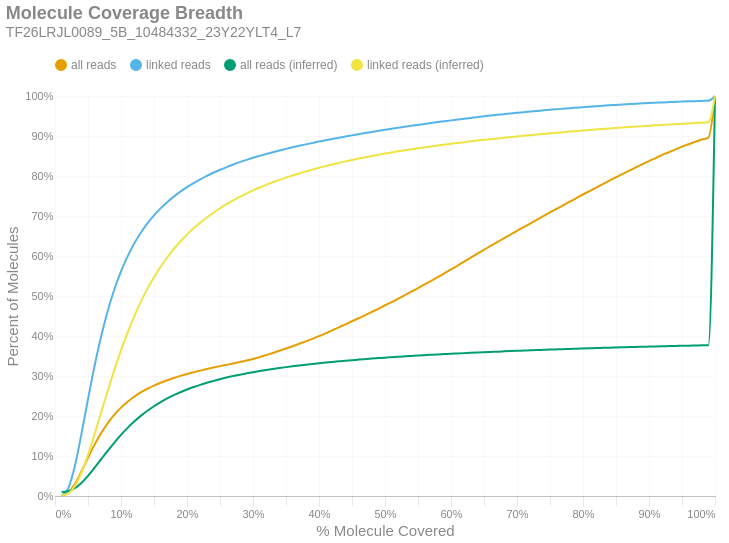

The notebook cell saved with this chart:
### Markdown cell above
### Molecule Read Coverage
This chart shows molecule coverage breadth as computed by the number of bases aligned to that molecule. In other words, "*how much of each unique long molecule is actually sequenced/aligned?*" Keep in mind there is a distinction between sequences and alignments, since some sequences belonging to a particular molecule may not align well and wouldn't appear in the alignment data. This chart also shows molecule coverage breadth as computed by the *inferred fragment* from which the aligned sequences originate. Unlike read coverage, this calculation takes into account the total insert size, including unsequenced gaps between the forward and reverse reads. Like the previous figures, these are cumulative percents.

### Code cell
if SKIPLR:
    print_html(f"Skipped")
else:
    binned_df = consolidated_hist(valids['coverage_bp'], mask, 0.01, True)
    binned_df_inf = consolidated_hist(valids['coverage_inserts'], mask, 0.01, True)
    binned_df = binned_df.with_columns(pl.lit(binned_df_inf['all reads (cumsum)']).alias('all reads (inferred)'))
    binned_df = binned_df.with_columns(pl.lit(binned_df_inf['linked reads (cumsum)']).alias('linked reads (inferred)'))
    binned_df = binned_df.with_columns(
        (pl.col('bin').cast(pl.Float64) + 0.01).alias('right_edge')
    )

    with SafeRender(binned_df):
        (
            density_plot(binned_df, 'Molecule Coverage Breadth', samplename, 'molcov', ['all reads (inferred)','linked reads (inferred)'])
            .encode(
                #x=alt.X('bin:Q', title="% Molecule Covered").axis(format = '%').scale(padding=0),
                x=alt.X('right_edge:Q', title="% Molecule Covered").axis(format='%').scale(padding=0),
                y=alt.Y('value:Q', title='Percent of Molecules')
                    .axis(format='%')
                    .stack(False)
                    .scale(domainMin=0, padding=0),
                color=alt.Color("key:N").scale(domain = ["all reads", "linked reads", "all reads (inferred)", "linked reads (inferred)"]),
                tooltip = [
                    alt.Tooltip("key:N", title = "Data Type"),
                    alt.Tooltip("range_label:N", title="% Molecule Covered"),
                    alt.Tooltip("value:Q", format = ".2%", title="% Molecules")
                ]
            )
        ).display()

### Figure 1 — Vega-Lite specification as saved in the notebook (floating-point values rounded to 4 significant figures)
{"width": "container", "height": 400, "config": {"title": {"anchor": "start", "dy": -15, "fontSize": 18, "color": "#888888", "subtitleColor": "#888888", "subtitleFontSize": 14}, "arc": {"fill": "#0072B2"}, "axis": {"domainColor": "#888888", "domainWidth": 0.5, "gridWidth": 0.2, "grid": false, "titleFontWeight": 400, "titleFontSize": 15, "labelFontSize": 11, "labelColor": "#888888", "tickColor": "#888888", "tickWidth": 0.2, "titleColor": "#888888"}, "axisBand": {"grid": false}, "axisX": {"grid": true, "tickSize": 10, "domainCap": "round"}, "axisY": {"domain": false, "grid": true, "tickSize": 0, "domainCap": "round"}, "background": "transparent", "header": {"labelFontSize": 15, "labelColor": "#888888", "titleFontSize": 15, "titleFontWeight": 600, "titleColor": "#888888"}, "legend": {"labelFont": "sans-serif", "labelFontSize": 12, "labelColor": "#888888", "symbolSize": 100, "symbolType": "circle", "titleFontSize": 12, "titlePadding": 10, "titleColor": "#888888", "title": null, "orient": "top"}, "range": {"category": ["#E69F00", "#56B4E9", "#009E73", "#F0E442", "#0072B2", "#D55E00", "#CC79A7", "#000000"], "diverging": ["#cfe8f3", "#a2d4ec", "#73bfe2", "#46abdb", "#1696d2", "#12719e"]}, "area": {"fill": "#0072B2", "fillOpacity": 0.7, "line": true, "strokeOpacity": 0.7}, "line": {"color": "#0072B2", "stroke": "#0072B2", "strokeWidth": 2}, "trail": {"color": "#0072B2", "stroke": "#0072B2", "strokeWidth": 0, "size": 1}, "point": {"filled": true, "fillOpacity": 1.0, "size": 95}, "text": {"color": "#888888", "fontSize": 11, "align": "right", "fontWeight": 400, "size": 11}, "bar": {"fill": "#0072B2", "stroke": null}, "view": {"stroke": null, "continuousWidth": 660, "continuousHeight": 400}}, "data": {"name": "data-00094920a02b73c496523133a70be542"}, "mark": {"type": "line", "interpolate": "monotone", "point": {"opacity": 0, "size": 275}}, "encoding": {"color": {"field": "key", "scale": {"domain": ["all reads", "linked reads", "all reads (inferred)", "linked reads (inferred)"]}, "type": "nominal"}, "tooltip": [{"field": "key", "title": "Data Type", "type": "nominal"}, {"field": "range_label", "title": "% Molecule Covered", "type": "nominal"}, {"field": "value", "format": ".2%", "title": "% Molecules", "type": "quantitative"}], "x": {"axis": {"format": "%"}, "field": "right_edge", "scale": {"padding": 0}, "title": "% Molecule Covered", "type": "quantitative"}, "y": {"axis": {"format": "%"}, "field": "value", "scale": {"domainMin": 0, "padding": 0}, "stack": false, "title": "Percent of Molecules", "type": "quantitative"}}, "params": [{"name": "param_c36ac31b6afebe62", "select": {"type": "point", "fields": ["key"]}, "bind": "legend"}], "title": {"text": "Molecule Coverage Breadth", "subtitle": "TF26LRJL0089_5B_10484332_23Y22YLT4_L7"}, "transform": [{"fold": ["all reads (cumsum)", "linked reads (cumsum)", "all reads (inferred)", "linked reads (inferred)"]}, {"calculate": "replace(datum.key, ' (cumsum)', '')", "as": "key"}, {"filter": {"param": "param_c36ac31b6afebe62"}}], "usermeta": {"embedOptions": {"downloadFileName": "TF26LRJL0089_5B_10484332_23Y22YLT4_L7.molcov"}}, "$schema": "https://vega.github.io/schema/vega-lite/v6.4.1.json", "datasets": {"data-00094920a02b73c496523133a70be542": [{"bin": "0.0", "interval": "0.0-0.01", "all reads": 0.0002971, "linked reads": 0.0005702, "all reads (cumsum)": 0.0002971, "linked reads (cumsum)": 0.0005702, "range_label": "0.0-0.01", "all reads (inferred)": 0.009888, "linked reads (inferred)": 0.001343, "right_edge": 0.01}, {"bin": "0.01", "interval": "0.01-0.02", "all reads": 0.007477, "linked reads": 0.01839, "all reads (cumsum)": 0.007774, "linked reads (cumsum)": 0.01896, "range_label": "0.01-0.02", "all reads (inferred)": 0.01202, "linked reads (inferred)": 0.006221, "right_edge": 0.02}, {"bin": "0.02", "interval": "0.02-0.03", "all reads": 0.02189, "linked reads": 0.05519, "all reads (cumsum)": 0.02966, "linked reads (cumsum)": 0.07415, "range_label": "0.02-0.03", "all reads (inferred)": 0.01947, "linked reads (inferred)": 0.02468, "right_edge": 0.03}, {"bin": "0.03", "interval": "0.03-0.04", "all reads": 0.03168, "linked reads": 0.08054, "all reads (cumsum)": 0.06134, "linked reads (cumsum)": 0.1547, "range_label": "0.03-0.04", "all reads (inferred)": 0.03258, "linked reads (inferred)": 0.05778, "right_edge": 0.04}, {"bin": "0.04", "interval": "0.04-0.05", "all reads": 0.03422, "linked reads": 0.08717, "all reads (cumsum)": 0.09557, "linked reads (cumsum)": 0.2419, "range_label": "0.04-0.05", "all reads (inferred)": 0.05028, "linked reads (inferred)": 0.1027, "right_edge": 0.05}, {"bin": "0.05", "interval": "0.05-0.06", "all reads": 0.0328, "linked reads": 0.08363, "all reads (cumsum)": 0.1284, "linked reads (cumsum)": 0.3255, "range_label": "0.05-0.06", "all reads (inferred)": 0.0707, "linked reads (inferred)": 0.1546, "right_edge": 0.06}, {"bin": "0.06", "interval": "0.06-0.07", "all reads": 0.02906, "linked reads": 0.07411, "all reads (cumsum)": 0.1574, "linked reads (cumsum)": 0.3996, "range_label": "0.06-0.07", "all reads (inferred)": 0.09221, "linked reads (inferred)": 0.2095, "right_edge": 0.07}, {"bin": "0.07", "interval": "0.07-0.08", "all reads": 0.02496, "linked reads": 0.06366, "all reads (cumsum)": 0.1824, "linked reads (cumsum)": 0.4633, "range_label": "0.07-0.08", "all reads (inferred)": 0.1132, "linked reads (inferred)": 0.2631, "right_edge": 0.08}, {"bin": "0.08", "interval": "0.08-0.09", "all reads": 0.02098, "linked reads": 0.05349, "all reads (cumsum)": 0.2034, "linked reads (cumsum)": 0.5168, "range_label": "0.08-0.09", "all reads (inferred)": 0.1337, "linked reads (inferred)": 0.3152, "right_edge": 0.09}, {"bin": "0.09", "interval": "0.09-0.1", "all reads": 0.01763, "linked reads": 0.04494, "all reads (cumsum)": 0.221, "linked reads (cumsum)": 0.5617, "range_label": "0.09-0.1", "all reads (inferred)": 0.1528, "linked reads (inferred)": 0.364, "right_edge": 0.1}, {"bin": "0.1", "interval": "0.1-0.11", "all reads": 0.01471, "linked reads": 0.03744, "all reads (cumsum)": 0.2357, "linked reads (cumsum)": 0.5991, "range_label": "0.1-0.11", "all reads (inferred)": 0.1703, "linked reads (inferred)": 0.4086, "right_edge": 0.11}, {"bin": "0.11", "interval": "0.11-0.12", "all reads": 0.01254, "linked reads": 0.03188, "all reads (cumsum)": 0.2482, "linked reads (cumsum)": 0.631, "range_label": "0.11-0.12", "all reads (inferred)": 0.186, "linked reads (inferred)": 0.4488, "right_edge": 0.12}, {"bin": "0.12", "interval": "0.12-0.13", "all reads": 0.01067, "linked reads": 0.02708, "all reads (cumsum)": 0.2589, "linked reads (cumsum)": 0.6581, "range_label": "0.12-0.13", "all reads (inferred)": 0.2003, "linked reads (inferred)": 0.4852, "right_edge": 0.13}, {"bin": "0.13", "interval": "0.13-0.14", "all reads": 0.009186, "linked reads": 0.02322, "all reads (cumsum)": 0.2681, "linked reads (cumsum)": 0.6813, "range_label": "0.13-0.14", "all reads (inferred)": 0.2131, "linked reads (inferred)": 0.5178, "right_edge": 0.14}, {"bin": "0.14", "interval": "0.14-0.15", "all reads": 0.008031, "linked reads": 0.02018, "all reads (cumsum)": 0.2761, "linked reads (cumsum)": 0.7015, "range_label": "0.14-0.15", "all reads (inferred)": 0.2244, "linked reads (inferred)": 0.5468, "right_edge": 0.15}, {"bin": "0.15", "interval": "0.15-0.16", "all reads": 0.007042, "linked reads": 0.01758, "all reads (cumsum)": 0.2832, "linked reads (cumsum)": 0.7191, "range_label": "0.15-0.16", "all reads (inferred)": 0.2347, "linked reads (inferred)": 0.573, "right_edge": 0.16}, {"bin": "0.16", "interval": "0.16-0.17", "all reads": 0.006308, "linked reads": 0.01556, "all reads (cumsum)": 0.2895, "linked reads (cumsum)": 0.7346, "range_label": "0.16-0.17", "all reads (inferred)": 0.2438, "linked reads (inferred)": 0.5963, "right_edge": 0.17}, {"bin": "0.17", "interval": "0.17-0.18", "all reads": 0.005648, "linked reads": 0.01382, "all reads (cumsum)": 0.2951, "linked reads (cumsum)": 0.7485, "range_label": "0.17-0.18", "all reads (inferred)": 0.2521, "linked reads (inferred)": 0.6175, "right_edge": 0.18}, {"bin": "0.18", "interval": "0.18-0.19", "all reads": 0.00523, "linked reads": 0.01254, "all reads (cumsum)": 0.3004, "linked reads (cumsum)": 0.761, "range_label": "0.18-0.19", "all reads (inferred)": 0.2595, "linked reads (inferred)": 0.6362, "right_edge": 0.19}, {"bin": "0.19", "interval": "0.19-0.2", "all reads": 0.004719, "linked reads": 0.01118, "all reads (cumsum)": 0.3051, "linked reads (cumsum)": 0.7722, "range_label": "0.19-0.2", "all reads (inferred)": 0.2663, "linked reads (inferred)": 0.6535, "right_edge": 0.2}, {"bin": "0.2", "interval": "0.2-0.21", "all reads": 0.004312, "linked reads": 0.01014, "all reads (cumsum)": 0.3094, "linked reads (cumsum)": 0.7823, "range_label": "0.2-0.21", "all reads (inferred)": 0.2724, "linked reads (inferred)": 0.6691, "right_edge": 0.21}, {"bin": "0.21", "interval": "0.21-0.22", "all reads": 0.004049, "linked reads": 0.009292, "all reads (cumsum)": 0.3134, "linked reads (cumsum)": 0.7916, "range_label": "0.21-0.22", "all reads (inferred)": 0.2779, "linked reads (inferred)": 0.6833, "right_edge": 0.22}, {"bin": "0.22", "interval": "0.22-0.23", "all reads": 0.003901, "linked reads": 0.00864, "all reads (cumsum)": 0.3173, "linked reads (cumsum)": 0.8002, "range_label": "0.22-0.23", "all reads (inferred)": 0.2831, "linked reads (inferred)": 0.6964, "right_edge": 0.23}, {"bin": "0.23", "interval": "0.23-0.24", "all reads": 0.00373, "linked reads": 0.007884, "all reads (cumsum)": 0.3211, "linked reads (cumsum)": 0.8081, "range_label": "0.23-0.24", "all reads (inferred)": 0.2877, "linked reads (inferred)": 0.7082, "right_edge": 0.24}, {"bin": "0.24", "interval": "0.24-0.25", "all reads": 0.003568, "linked reads": 0.007398, "all reads (cumsum)": 0.3246, "linked reads (cumsum)": 0.8155, "range_label": "0.24-0.25", "all reads (inferred)": 0.2921, "linked reads (inferred)": 0.7193, "right_edge": 0.25}, {"bin": "0.25", "interval": "0.25-0.26", "all reads": 0.003335, "linked reads": 0.006826, "all reads (cumsum)": 0.328, "linked reads (cumsum)": 0.8224, "range_label": "0.25-0.26", "all reads (inferred)": 0.2961, "linked reads (inferred)": 0.7296, "right_edge": 0.26}, {"bin": "0.26", "interval": "0.26-0.27", "all reads": 0.003329, "linked reads": 0.00632, "all reads (cumsum)": 0.3313, "linked reads (cumsum)": 0.8287, "range_label": "0.26-0.27", "all reads (inferred)": 0.2998, "linked reads (inferred)": 0.7389, "right_edge": 0.27}, {"bin": "0.27", "interval": "0.27-0.28", "all reads": 0.003526, "linked reads": 0.005995, "all reads (cumsum)": 0.3348, "linked reads (cumsum)": 0.8347, "range_label": "0.27-0.28", "all reads (inferred)": 0.3033, "linked reads (inferred)": 0.7477, "right_edge": 0.28}, {"bin": "0.28", "interval": "0.28-0.29", "all reads": 0.003704, "linked reads": 0.005545, "all reads (cumsum)": 0.3385, "linked reads (cumsum)": 0.8402, "range_label": "0.28-0.29", "all reads (inferred)": 0.3065, "linked reads (inferred)": 0.756, "right_edge": 0.29}, {"bin": "0.29", "interval": "0.29-0.3", "all reads": 0.004041, "linked reads": 0.005262, "all reads (cumsum)": 0.3426, "linked reads (cumsum)": 0.8455, "range_label": "0.29-0.3", "all reads (inferred)": 0.3096, "linked reads (inferred)": 0.7639, "right_edge": 0.3}, {"bin": "0.3", "interval": "0.3-0.31", "all reads": 0.004489, "linked reads": 0.004877, "all reads (cumsum)": 0.3471, "linked reads (cumsum)": 0.8504, "range_label": "0.3-0.31", "all reads (inferred)": 0.3124, "linked reads (inferred)": 0.7712, "right_edge": 0.31}, {"bin": "0.31", "interval": "0.31-0.32", "all reads": 0.0051, "linked reads": 0.004715, "all reads (cumsum)": 0.3522, "linked reads (cumsum)": 0.8551, "range_label": "0.31-0.32", "all reads (inferred)": 0.3151, "linked reads (inferred)": 0.7779, "right_edge": 0.32}, {"bin": "0.32", "interval": "0.32-0.33", "all reads": 0.005358, "linked reads": 0.004485, "all reads (cumsum)": 0.3575, "linked reads (cumsum)": 0.8596, "range_label": "0.32-0.33", "all reads (inferred)": 0.3176, "linked reads (inferred)": 0.7844, "right_edge": 0.33}, {"bin": "0.33", "interval": "0.33-0.34", "all reads": 0.005496, "linked reads": 0.004256, "all reads (cumsum)": 0.363, "linked reads (cumsum)": 0.8638, "range_label": "0.33-0.34", "all reads (inferred)": 0.32, "linked reads (inferred)": 0.7903, "right_edge": 0.34}, {"bin": "0.34", "interval": "0.34-0.35", "all reads": 0.005678, "linked reads": 0.003987, "all reads (cumsum)": 0.3687, "linked reads (cumsum)": 0.8678, "range_label": "0.34-0.35", "all reads (inferred)": 0.3222, "linked reads (inferred)": 0.7959, "right_edge": 0.35}, {"bin": "0.35", "interval": "0.35-0.36", "all reads": 0.00585, "linked reads": 0.003994, "all reads (cumsum)": 0.3745, "linked reads (cumsum)": 0.8718, "range_label": "0.35-0.36", "all reads (inferred)": 0.3243, "linked reads (inferred)": 0.8013, "right_edge": 0.36}, {"bin": "0.36", "interval": "0.36-0.37", "all reads": 0.006007, "linked reads": 0.003722, "all reads (cumsum)": 0.3805, "linked reads (cumsum)": 0.8755, "range_label": "0.36-0.37", "all reads (inferred)": 0.3263, "linked reads (inferred)": 0.8064, "right_edge": 0.37}, {"bin": "0.37", "interval": "0.37-0.38", "all reads": 0.006076, "linked reads": 0.003562, "all reads (cumsum)": 0.3866, "linked reads (cumsum)": 0.8791, "range_label": "0.37-0.38", "all reads (inferred)": 0.3283, "linked reads (inferred)": 0.8113, "right_edge": 0.38}, {"bin": "0.38", "interval": "0.38-0.39", "all reads": 0.006313, "linked reads": 0.003477, "all reads (cumsum)": 0.3929, "linked reads (cumsum)": 0.8826, "range_label": "0.38-0.39", "all reads (inferred)": 0.3301, "linked reads (inferred)": 0.816, "right_edge": 0.39}, {"bin": "0.39", "interval": "0.39-0.4", "all reads": 0.006766, "linked reads": 0.003524, "all reads (cumsum)": 0.3997, "linked reads (cumsum)": 0.8861, "range_label": "0.39-0.4", "all reads (inferred)": 0.3319, "linked reads (inferred)": 0.8205, "right_edge": 0.4}, {"bin": "0.4", "interval": "0.4-0.41", "all reads": 0.007005, "linked reads": 0.003168, "all reads (cumsum)": 0.4067, "linked reads (cumsum)": 0.8892, "range_label": "0.4-0.41", "all reads (inferred)": 0.3335, "linked reads (inferred)": 0.8248, "right_edge": 0.41}, {"bin": "0.41", "interval": "0.41-0.42", "all reads": 0.007524, "linked reads": 0.003183, "all reads (cumsum)": 0.4142, "linked reads (cumsum)": 0.8924, "range_label": "0.41-0.42", "all reads (inferred)": 0.3351, "linked reads (inferred)": 0.8288, "right_edge": 0.42}, {"bin": "0.42", "interval": "0.42-0.43", "all reads": 0.007551, "linked reads": 0.003131, "all reads (cumsum)": 0.4218, "linked reads (cumsum)": 0.8956, "range_label": "0.42-0.43", "all reads (inferred)": 0.3367, "linked reads (inferred)": 0.8327, "right_edge": 0.43}, {"bin": "0.43", "interval": "0.43-0.44", "all reads": 0.007475, "linked reads": 0.003101, "all reads (cumsum)": 0.4293, "linked reads (cumsum)": 0.8987, "range_label": "0.43-0.44", "all reads (inferred)": 0.3382, "linked reads (inferred)": 0.8366, "right_edge": 0.44}, {"bin": "0.44", "interval": "0.44-0.45", "all reads": 0.00754, "linked reads": 0.002892, "all reads (cumsum)": 0.4368, "linked reads (cumsum)": 0.9016, "range_label": "0.44-0.45", "all reads (inferred)": 0.3396, "linked reads (inferred)": 0.8402, "right_edge": 0.45}, {"bin": "0.45", "interval": "0.45-0.46", "all reads": 0.007649, "linked reads": 0.002894, "all reads (cumsum)": 0.4444, "linked reads (cumsum)": 0.9044, "range_label": "0.45-0.46", "all reads (inferred)": 0.341, "linked reads (inferred)": 0.8436, "right_edge": 0.46}, {"bin": "0.46", "interval": "0.46-0.47", "all reads": 0.007717, "linked reads": 0.002892, "all reads (cumsum)": 0.4522, "linked reads (cumsum)": 0.9073, "range_label": "0.46-0.47", "all reads (inferred)": 0.3423, "linked reads (inferred)": 0.8468, "right_edge": 0.47}, {"bin": "0.47", "interval": "0.47-0.48", "all reads": 0.007989, "linked reads": 0.002796, "all reads (cumsum)": 0.4602, "linked reads (cumsum)": 0.9101, "range_label": "0.47-0.48", "all reads (inferred)": 0.3435, "linked reads (inferred)": 0.85, "right_edge": 0.48}, {"bin": "0.48", "interval": "0.48-0.49", "all reads": 0.007819, "linked reads": 0.00268, "all reads (cumsum)": 0.468, "linked reads (cumsum)": 0.9128, "range_label": "0.48-0.49", "all reads (inferred)": 0.3447, "linked reads (inferred)": 0.853, "right_edge": 0.49}, {"bin": "0.49", "interval": "0.49-0.5", "all reads": 0.008893, "linked reads": 0.002692, "all reads (cumsum)": 0.4769, "linked reads (cumsum)": 0.9155, "range_label": "0.49-0.5", "all reads (inferred)": 0.3459, "linked reads (inferred)": 0.8561, "right_edge": 0.5}, {"bin": "0.5", "interval": "0.5-0.51", "all reads": 0.007801, "linked reads": 0.002569, "all reads (cumsum)": 0.4847, "linked reads (cumsum)": 0.9181, "range_label": "0.5-0.51", "all reads (inferred)": 0.347, "linked reads (inferred)": 0.8588, "right_edge": 0.51}, {"bin": "0.51", "interval": "0.51-0.52", "all reads": 0.008765, "linked reads": 0.002532, "all reads (cumsum)": 0.4934, "linked reads (cumsum)": 0.9206, "range_label": "0.51-0.52", "all reads (inferred)": 0.3481, "linked reads (inferred)": 0.8616, "right_edge": 0.52}, {"bin": "0.52", "interval": "0.52-0.53", "all reads": 0.00857, "linked reads": 0.002421, "all reads (cumsum)": 0.502, "linked reads (cumsum)": 0.923, "range_label": "0.52-0.53", "all reads (inferred)": 0.3491, "linked reads (inferred)": 0.8642, "right_edge": 0.53}, {"bin": "0.53", "interval": "0.53-0.54", "all reads": 0.008908, "linked reads": 0.002351, "all reads (cumsum)": 0.5109, "linked reads (cumsum)": 0.9254, "range_label": "0.53-0.54", "all reads (inferred)": 0.3501, "linked reads (inferred)": 0.8667, "right_edge": 0.54}, {"bin": "0.54", "interval": "0.54-0.55", "all reads": 0.008862, "linked reads": 0.002318, "all reads (cumsum)": 0.5198, "linked reads (cumsum)": 0.9277, "range_label": "0.54-0.55", "all reads (inferred)": 0.3511, "linked reads (inferred)": 0.8692, "right_edge": 0.55}, {"bin": "0.55", "interval": "0.55-0.56", "all reads": 0.009189, "linked reads": 0.00234, "all reads (cumsum)": 0.529, "linked reads (cumsum)": 0.93, "range_label": "0.55-0.56", "all reads (inferred)": 0.352, "linked reads (inferred)": 0.8716, "right_edge": 0.56}, {"bin": "0.56", "interval": "0.56-0.57", "all reads": 0.009084, "linked reads": 0.002399, "all reads (cumsum)": 0.538, "linked reads (cumsum)": 0.9324, "range_label": "0.56-0.57", "all reads (inferred)": 0.353, "linked reads (inferred)": 0.8739, "right_edge": 0.57}, {"bin": "0.57", "interval": "0.57-0.58", "all reads": 0.009124, "linked reads": 0.002293, "all reads (cumsum)": 0.5472, "linked reads (cumsum)": 0.9347, "range_label": "0.57-0.58", "all reads (inferred)": 0.3538, "linked reads (inferred)": 0.8761, "right_edge": 0.58}, {"bin": "0.58", "interval": "0.58-0.59", "all reads": 0.009334, "linked reads": 0.002152, "all reads (cumsum)": 0.5565, "linked reads (cumsum)": 0.9369, "range_label": "0.58-0.59", "all reads (inferred)": 0.3547, "linked reads (inferred)": 0.8783, "right_edge": 0.59}, {"bin": "0.59", "interval": "0.59-0.6", "all reads": 0.009872, "linked reads": 0.002174, "all reads (cumsum)": 0.5664, "linked reads (cumsum)": 0.9391, "range_label": "0.59-0.6", "all reads (inferred)": 0.3556, "linked reads (inferred)": 0.8805, "right_edge": 0.6}, {"bin": "0.6", "interval": "0.6-0.61", "all reads": 0.009585, "linked reads": 0.002041, "all reads (cumsum)": 0.576, "linked reads (cumsum)": 0.9411, "range_label": "0.6-0.61", "all reads (inferred)": 0.3564, "linked reads (inferred)": 0.8825, "right_edge": 0.61}, {"bin": "0.61", "interval": "0.61-0.62", "all reads": 0.01019, "linked reads": 0.002109, "all reads (cumsum)": 0.5862, "linked reads (cumsum)": 0.9432, "range_label": "0.61-0.62", "all reads (inferred)": 0.3572, "linked reads (inferred)": 0.8846, "right_edge": 0.62}, {"bin": "0.62", "interval": "0.62-0.63", "all reads": 0.009836, "linked reads": 0.002027, "all reads (cumsum)": 0.596, "linked reads (cumsum)": 0.9452, "range_label": "0.62-0.63", "all reads (inferred)": 0.358, "linked reads (inferred)": 0.8866, "right_edge": 0.63}, {"bin": "0.63", "interval": "0.63-0.64", "all reads": 0.009813, "linked reads": 0.001971, "all reads (cumsum)": 0.6058, "linked reads (cumsum)": 0.9472, "range_label": "0.63-0.64", "all reads (inferred)": 0.3588, "linked reads (inferred)": 0.8885, "right_edge": 0.64}, {"bin": "0.64", "interval": "0.64-0.65", "all reads": 0.009512, "linked reads": 0.001963, "all reads (cumsum)": 0.6153, "linked reads (cumsum)": 0.9492, "range_label": "0.64-0.65", "all reads (inferred)": 0.3595, "linked reads (inferred)": 0.8903, "right_edge": 0.65}, {"bin": "0.65", "interval": "0.65-0.66", "all reads": 0.009888, "linked reads": 0.001937, "all reads (cumsum)": 0.6252, "linked reads (cumsum)": 0.9511, "range_label": "0.65-0.66", "all reads (inferred)": 0.3602, "linked reads (inferred)": 0.8922, "right_edge": 0.66}, {"bin": "0.66", "interval": "0.66-0.67", "all reads": 0.009377, "linked reads": 0.001734, "all reads (cumsum)": 0.6346, "linked reads (cumsum)": 0.9528, "range_label": "0.66-0.67", "all reads (inferred)": 0.3609, "linked reads (inferred)": 0.894, "right_edge": 0.67}, {"bin": "0.67", "interval": "0.67-0.68", "all reads": 0.009663, "linked reads": 0.001719, "all reads (cumsum)": 0.6442, "linked reads (cumsum)": 0.9546, "range_label": "0.67-0.68", "all reads (inferred)": 0.3616, "linked reads (inferred)": 0.8956, "right_edge": 0.68}, {"bin": "0.68", "interval": "0.68-0.69", "all reads": 0.009373, "linked reads": 0.001711, "all reads (cumsum)": 0.6536, "linked reads (cumsum)": 0.9563, "range_label": "0.68-0.69", "all reads (inferred)": 0.3623, "linked reads (inferred)": 0.8973, "right_edge": 0.69}, {"bin": "0.69", "interval": "0.69-0.7", "all reads": 0.009449, "linked reads": 0.001692, "all reads (cumsum)": 0.6631, "linked reads (cumsum)": 0.958, "range_label": "0.69-0.7", "all reads (inferred)": 0.3629, "linked reads (inferred)": 0.8989, "right_edge": 0.7}, {"bin": "0.7", "interval": "0.7-0.71", "all reads": 0.009031, "linked reads": 0.001658, "all reads (cumsum)": 0.6721, "linked reads (cumsum)": 0.9596, "range_label": "0.7-0.71", "all reads (inferred)": 0.3635, "linked reads (inferred)": 0.9005, "right_edge": 0.71}, {"bin": "0.71", "interval": "0.71-0.72", "all reads": 0.009056, "linked reads": 0.001569, "all reads (cumsum)": 0.6811, "linked reads (cumsum)": 0.9612, "range_label": "0.71-0.72", "all reads (inferred)": 0.3642, "linked reads (inferred)": 0.9021, "right_edge": 0.72}, {"bin": "0.72", "interval": "0.72-0.73", "all reads": 0.009298, "linked reads": 0.001511, "all reads (cumsum)": 0.6904, "linked reads (cumsum)": 0.9627, "range_label": "0.72-0.73", "all reads (inferred)": 0.3648, "linked reads (inferred)": 0.9036, "right_edge": 0.73}, {"bin": "0.73", "interval": "0.73-0.74", "all reads": 0.009072, "linked reads": 0.001415, "all reads (cumsum)": 0.6995, "linked reads (cumsum)": 0.9641, "range_label": "0.73-0.74", "all reads (inferred)": 0.3654, "linked reads (inferred)": 0.9051, "right_edge": 0.74}, {"bin": "0.74", "interval": "0.74-0.75", "all reads": 0.009432, "linked reads": 0.001499, "all reads (cumsum)": 0.709, "linked reads (cumsum)": 0.9656, "range_label": "0.74-0.75", "all reads (inferred)": 0.366, "linked reads (inferred)": 0.9066, "right_edge": 0.75}, {"bin": "0.75", "interval": "0.75-0.76", "all reads": 0.008862, "linked reads": 0.001343, "all reads (cumsum)": 0.7178, "linked reads (cumsum)": 0.967, "range_label": "0.75-0.76", "all reads (inferred)": 0.3665, "linked reads (inferred)": 0.908, "right_edge": 0.76}, {"bin": "0.76", "interval": "0.76-0.77", "all reads": 0.008965, "linked reads": 0.001303, "all reads (cumsum)": 0.7268, "linked reads (cumsum)": 0.9683, "range_label": "0.76-0.77", "all reads (inferred)": 0.3671, "linked reads (inferred)": 0.9095, "right_edge": 0.77}, {"bin": "0.77", "interval": "0.77-0.78", "all reads": 0.008924, "linked reads": 0.001304, "all reads (cumsum)": 0.7357, "linked reads (cumsum)": 0.9696, "range_label": "0.77-0.78", "all reads (inferred)": 0.3677, "linked reads (inferred)": 0.911, "right_edge": 0.78}, {"bin": "0.78", "interval": "0.78-0.79", "all reads": 0.008805, "linked reads": 0.001268, "all reads (cumsum)": 0.7445, "linked reads (cumsum)": 0.9708, "range_label": "0.78-0.79", "all reads (inferred)": 0.3682, "linked reads (inferred)": 0.9123, "right_edge": 0.79}, {"bin": "0.79", "interval": "0.79-0.8", "all reads": 0.009254, "linked reads": 0.001272, "all reads (cumsum)": 0.7538, "linked reads (cumsum)": 0.9721, "range_label": "0.79-0.8", "all reads (inferred)": 0.3688, "linked reads (inferred)": 0.9136, "right_edge": 0.8}, {"bin": "0.8", "interval": "0.8-0.81", "all reads": 0.008619, "linked reads": 0.001206, "all reads (cumsum)": 0.7624, "linked reads (cumsum)": 0.9733, "range_label": "0.8-0.81", "all reads (inferred)": 0.3693, "linked reads (inferred)": 0.915, "right_edge": 0.81}, {"bin": "0.81", "interval": "0.81-0.82", "all reads": 0.00865, "linked reads": 0.001203, "all reads (cumsum)": 0.771, "linked reads (cumsum)": 0.9745, "range_label": "0.81-0.82", "all reads (inferred)": 0.3698, "linked reads (inferred)": 0.9163, "right_edge": 0.82}, {"bin": "0.82", "interval": "0.82-0.83", "all reads": 0.008865, "linked reads": 0.001114, "all reads (cumsum)": 0.7799, "linked reads (cumsum)": 0.9756, "range_label": "0.82-0.83", "all reads (inferred)": 0.3704, "linked reads (inferred)": 0.9176, "right_edge": 0.83}, {"bin": "0.83", "interval": "0.83-0.84", "all reads": 0.008593, "linked reads": 0.001117, "all reads (cumsum)": 0.7885, "linked reads (cumsum)": 0.9767, "range_label": "0.83-0.84", "all reads (inferred)": 0.3709, "linked reads (inferred)": 0.9189, "right_edge": 0.84}, {"bin": "0.84", "interval": "0.84-0.85", "all reads": 0.008364, "linked reads": 0.001006, "all reads (cumsum)": 0.7969, "linked reads (cumsum)": 0.9777, "range_label": "0.84-0.85", "all reads (inferred)": 0.3713, "linked reads (inferred)": 0.92, "right_edge": 0.85}, {"bin": "0.85", "interval": "0.85-0.86", "all reads": 0.008334, "linked reads": 0.001055, "all reads (cumsum)": 0.8052, "linked reads (cumsum)": 0.9788, "range_label": "0.85-0.86", "all reads (inferred)": 0.3718, "linked reads (inferred)": 0.9212, "right_edge": 0.86}, {"bin": "0.86", "interval": "0.86-0.87", "all reads": 0.008092, "linked reads": 0.0009486, "all reads (cumsum)": 0.8133, "linked reads (cumsum)": 0.9797, "range_label": "0.86-0.87", "all reads (inferred)": 0.3723, "linked reads (inferred)": 0.9224, "right_edge": 0.87}, {"bin": "0.87", "interval": "0.87-0.88", "all reads": 0.008195, "linked reads": 0.0009794, "all reads (cumsum)": 0.8215, "linked reads (cumsum)": 0.9807, "range_label": "0.87-0.88", "all reads (inferred)": 0.3727, "linked reads (inferred)": 0.9235, "right_edge": 0.88}, {"bin": "0.88", "interval": "0.88-0.89", "all reads": 0.007911, "linked reads": 0.0008508, "all reads (cumsum)": 0.8294, "linked reads (cumsum)": 0.9816, "range_label": "0.88-0.89", "all reads (inferred)": 0.3731, "linked reads (inferred)": 0.9246, "right_edge": 0.89}, {"bin": "0.89", "interval": "0.89-0.9", "all reads": 0.007956, "linked reads": 0.0008427, "all reads (cumsum)": 0.8373, "linked reads (cumsum)": 0.9824, "range_label": "0.89-0.9", "all reads (inferred)": 0.3736, "linked reads (inferred)": 0.9257, "right_edge": 0.9}, {"bin": "0.9", "interval": "0.9-0.91", "all reads": 0.007386, "linked reads": 0.0007853, "all reads (cumsum)": 0.8447, "linked reads (cumsum)": 0.9832, "range_label": "0.9-0.91", "all reads (inferred)": 0.374, "linked reads (inferred)": 0.9268, "right_edge": 0.91}, {"bin": "0.91", "interval": "0.91-0.92", "all reads": 0.008207, "linked reads": 0.0008104, "all reads (cumsum)": 0.8529, "linked reads (cumsum)": 0.984, "range_label": "0.91-0.92", "all reads (inferred)": 0.3744, "linked reads (inferred)": 0.9278, "right_edge": 0.92}, {"bin": "0.92", "interval": "0.92-0.93", "all reads": 0.006489, "linked reads": 0.0006818, "all reads (cumsum)": 0.8594, "linked reads (cumsum)": 0.9847, "range_label": "0.92-0.93", "all reads (inferred)": 0.3748, "linked reads (inferred)": 0.9287, "right_edge": 0.93}, {"bin": "0.93", "interval": "0.93-0.94", "all reads": 0.007011, "linked reads": 0.0006365, "all reads (cumsum)": 0.8664, "linked reads (cumsum)": 0.9853, "range_label": "0.93-0.94", "all reads (inferred)": 0.3752, "linked reads (inferred)": 0.9297, "right_edge": 0.94}, {"bin": "0.94", "interval": "0.94-0.95", "all reads": 0.00714, "linked reads": 0.0006357, "all reads (cumsum)": 0.8736, "linked reads (cumsum)": 0.986, "range_label": "0.94-0.95", "all reads (inferred)": 0.3756, "linked reads (inferred)": 0.9306, "right_edge": 0.95}, {"bin": "0.95", "interval": "0.95-0.96", "all reads": 0.005743, "linked reads": 0.0006074, "all reads (cumsum)": 0.8793, "linked reads (cumsum)": 0.9866, "range_label": "0.95-0.96", "all reads (inferred)": 0.3759, "linked reads (inferred)": 0.9315, "right_edge": 0.96}, {"bin": "0.96", "interval": "0.96-0.97", "all reads": 0.006049, "linked reads": 0.0005815, "all reads (cumsum)": 0.8854, "linked reads (cumsum)": 0.9872, "range_label": "0.96-0.97", "all reads (inferred)": 0.3763, "linked reads (inferred)": 0.9325, "right_edge": 0.97}, {"bin": "0.97", "interval": "0.97-0.98", "all reads": 0.005837, "linked reads": 0.0005176, "all reads (cumsum)": 0.8912, "linked reads (cumsum)": 0.9877, "range_label": "0.97-0.98", "all reads (inferred)": 0.3767, "linked reads (inferred)": 0.9334, "right_edge": 0.98}, {"bin": "0.98", "interval": "0.98-0.99", "all reads": 0.004645, "linked reads": 0.0005507, "all reads (cumsum)": 0.8958, "linked reads (cumsum)": 0.9882, "range_label": "0.98-0.99", "all reads (inferred)": 0.3771, "linked reads (inferred)": 0.9344, "right_edge": 0.99}, {"bin": "0.99", "interval": "0.99-1.0", "all reads": 0.1042, "linked reads": 0.01177, "all reads (cumsum)": 1.0, "linked reads (cumsum)": 1.0, "range_label": "0.99-1.0", "all reads (inferred)": 1.0, "linked reads (inferred)": 1.0, "right_edge": 1.0}]}}
